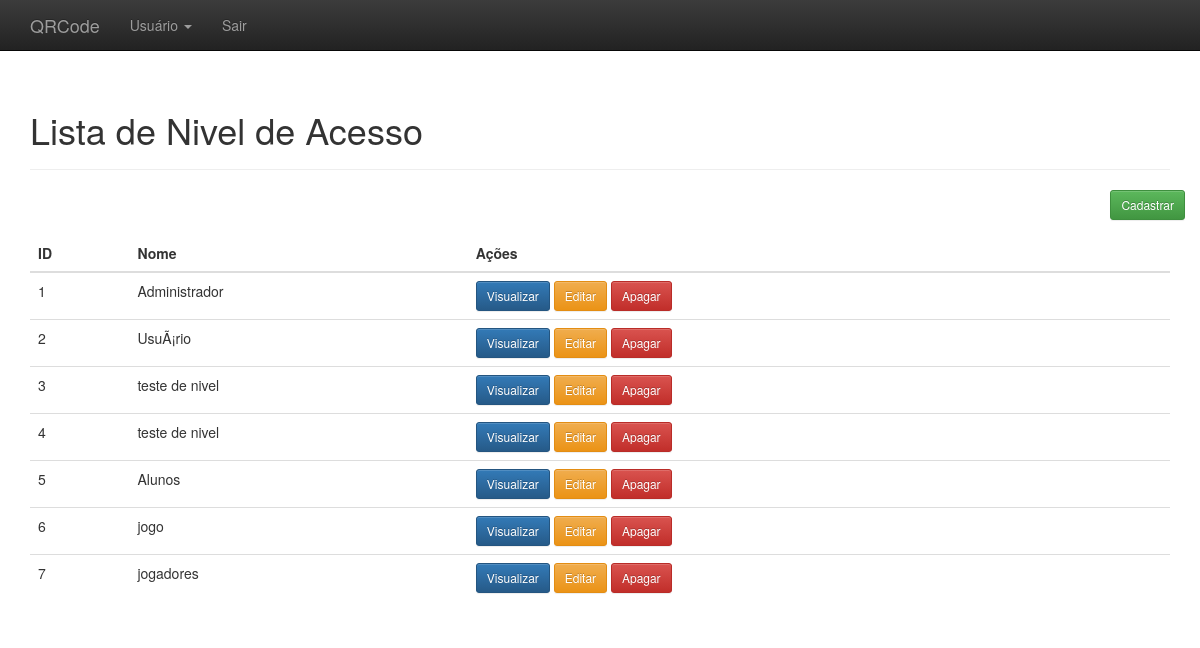
Page /adm/administrativo.php?link=18 (signed in) on the committed database.
### tables this page shows
CREATE TABLE IF NOT EXISTS `nivel_acessos` (
  `id` int(11) NOT NULL AUTO_INCREMENT,
  `nome_nivel` varchar(220) NOT NULL,
  `created` datetime NOT NULL,
  `modified` datetime DEFAULT NULL,
  PRIMARY KEY (`id`)
);

### adm/listar_nivel_acesso.php (the view, shortened to what this page needs)
<?php
	$resultado=mysqli_query($conectar,"SELECT * FROM nivel_acessos ORDER BY 'id'");
?>
<div class="container theme-showcase" role="main">
  <div class="page-header">
	<h1>Lista de Nivel de Acesso</h1>
  </div>
  <div class="row espaco">
		<div class="pull-right">
			<a href="administrativo.php?link=19"><button type='button' class='btn btn-sm btn-success'>Cadastrar</button></a>
		</div>
	</div>
  <div class="row">
	<div class="col-md-12">
	  <table class="table">
		<thead>
		  <tr>
			<th>ID</th>
			<th>Nome</th>
			<th>Ações</th>
		  </tr>
		</thead>
		<tbody>
			<?php
				while($linhas = mysqli_fetch_array($resultado)){
					echo "<tr>";
						echo "<td>".$linhas['id']."</td>";
						echo "<td>".$linhas['nome_nivel']."</td>";
						?>
						<td>
						<a href='administrativo.php?link=20&id=<?php echo $linhas['id']; ?>'><button type='button' class='btn btn-sm btn-primary'>Visualizar</button></a>
						<a href='administrativo.php?link=21&id=<?php echo $linhas['id']; ?>'><button type='button' class='btn btn-sm btn-warning'>Editar</button></a>
						<a href='processa/proc_apagar_nivel_acesso.php?id=<?php echo $linhas['id']; ?>'><button type='button' class='btn btn-sm btn-danger'>Apagar</button></a>
						<?php
					echo "</tr>";
				}
			?>
		</tbody>
	  </table>
	</div>
	</div>
</div>

### adm/administrativo.php (shortened to what this page needs)
<!DOCTYPE html>
<html lang="pt-br">
  <head>
    <link href="css/bootstrap.min.css" rel="stylesheet">
    <link href="css/bootstrap-theme.min.css" rel="stylesheet">
    <link href="css/theme.css" rel="stylesheet">
  </head>
  <body role="document">
	<?php
		include_once("menu_admin.php");
		@$link = $_GET["link"];
		$pag[1] = "bem_vindo.php";
		$pag[2] = "listar_usuario.php";
		$pag[3] = "cad_usuario.php";
		$pag[4] = "editar_usuario.php";
		$pag[5] = "visual_usuario.php";
		 $pag[18] = "listar_nivel_acesso.php";
		 $pag[19] = "cad_nivel_acesso.php";
		 $pag[20] = "visual_nivel_acesso.php";
		$pag[21] = "editar_nivel_acesso.php";
		 $pag[26] = "listar_mensagem_contato.php";
		if(!empty($link)){
			if(file_exists($pag[$link])){
				include $pag[$link];
			}else{
				include "bem_vindo.php";
			}
		}else{
			include "bem_vindo.php";
		}
	?>
  </body>
</html>

### adm/menu_admin.php (shortened to what this page needs)
<nav class="navbar navbar-inverse navbar-fixed-top">
  <div class="container">
	<div class="navbar-header">
	  <a class="navbar-brand" href="administrativo.php">QRCode</a>
	</div>
	<div id="navbar" class="navbar-collapse collapse">
	  <ul class="nav navbar-nav">
		<li class="dropdown">
		  <a href="#" class="dropdown-toggle" data-toggle="dropdown" role="button" aria-haspopup="true" aria-expanded="false">Usuário <span class="caret"></span></a>
		</li>
		<li><a href="sair.php">Sair</a></li>
	  </ul>
	</div>
  </div>
</nav>

### adm/css/theme.css (style rules this page uses)
body { padding-top: 70px; padding-bottom: 30px; }
.espaco { margin-bottom:15px; }

### rows in the picture
nivel_acessos: id "1", nome_nivel "Administrador"
nivel_acessos: id "2", nome_nivel "UsuÃ¡rio"
nivel_acessos: id "3", nome_nivel "teste de nivel"
nivel_acessos: id "4", nome_nivel "teste de nivel"
nivel_acessos: id "5", nome_nivel "Alunos"
nivel_acessos: id "6", nome_nivel "jogo"
nivel_acessos: id "7", nome_nivel "jogadores"
